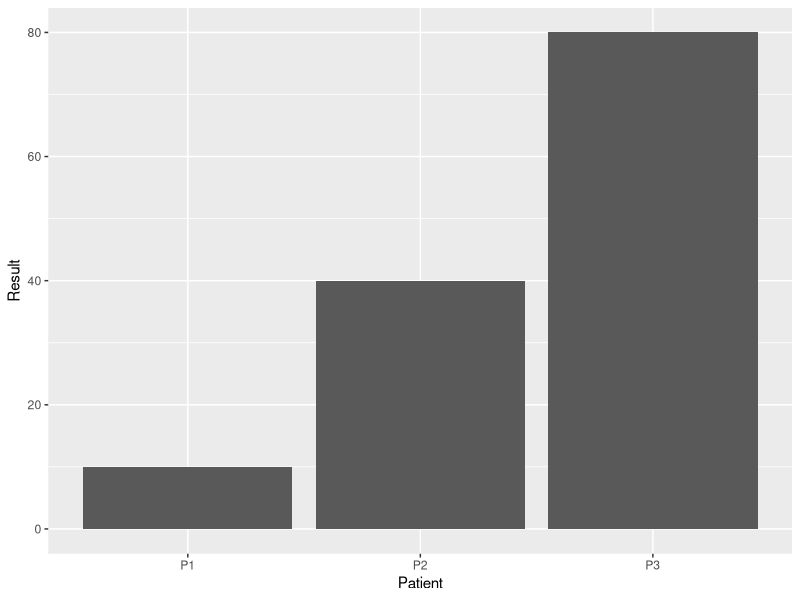

This chart was generated by the following R code:
#LOAD THE TOOL
library(ggplot2)
#DATA: Simple table: Patient names and their test results
vis_data <- data.frame(
  Patient = c("P1", "P2", "P3"),
  Result = c(10, 40, 80)
)
#PLOT
ggplot(vis_data, aes(x = Patient, y = Result)) + geom_col()